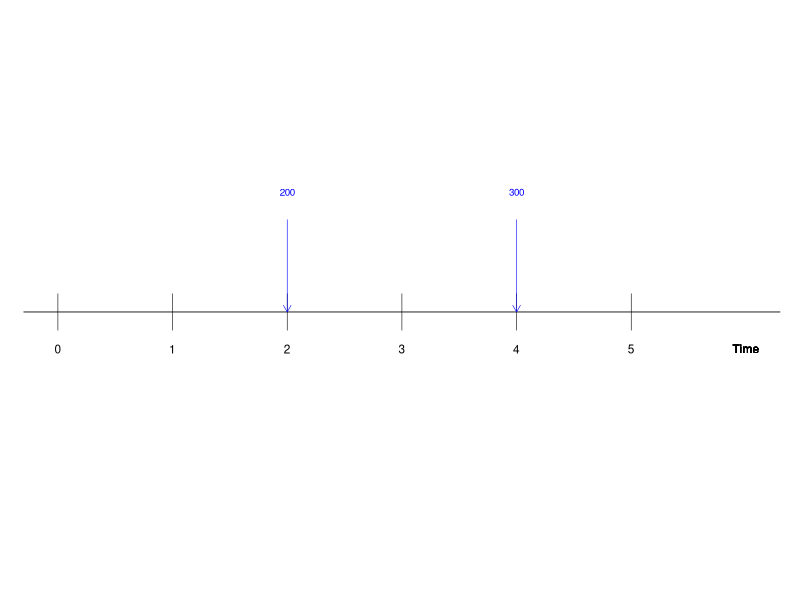
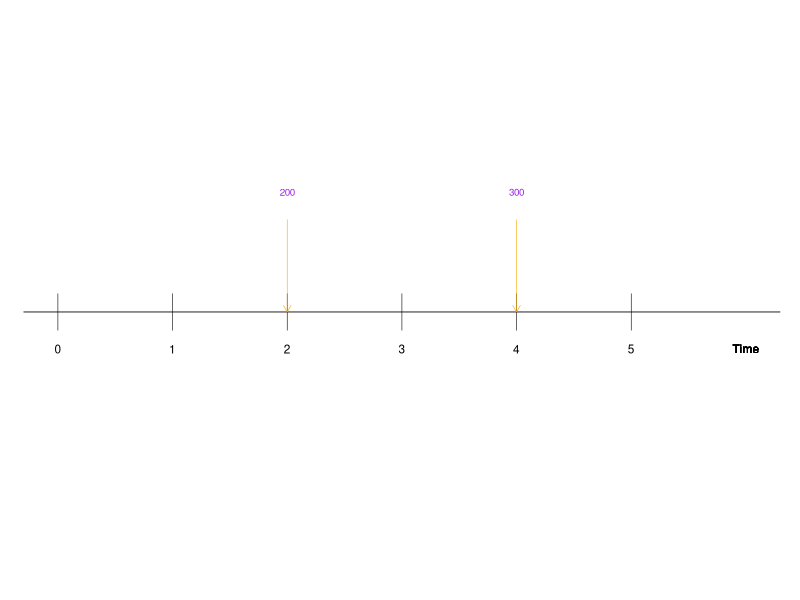
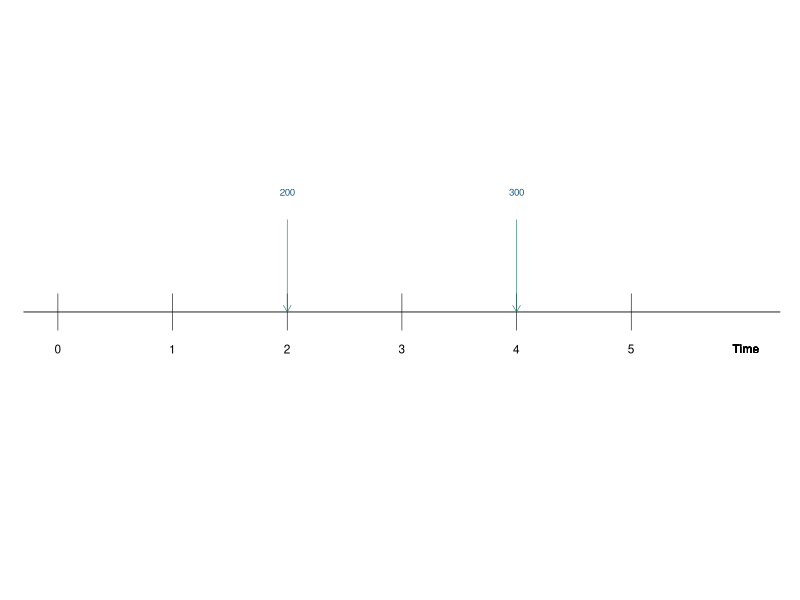
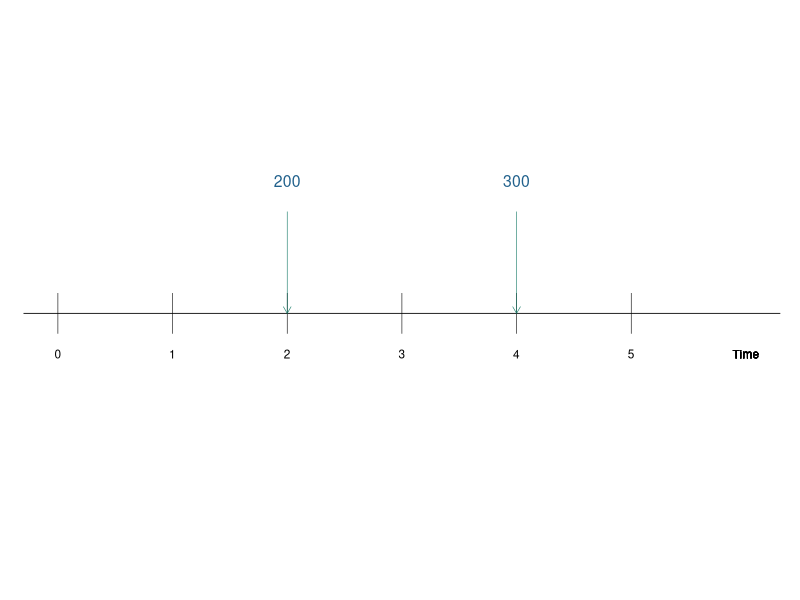
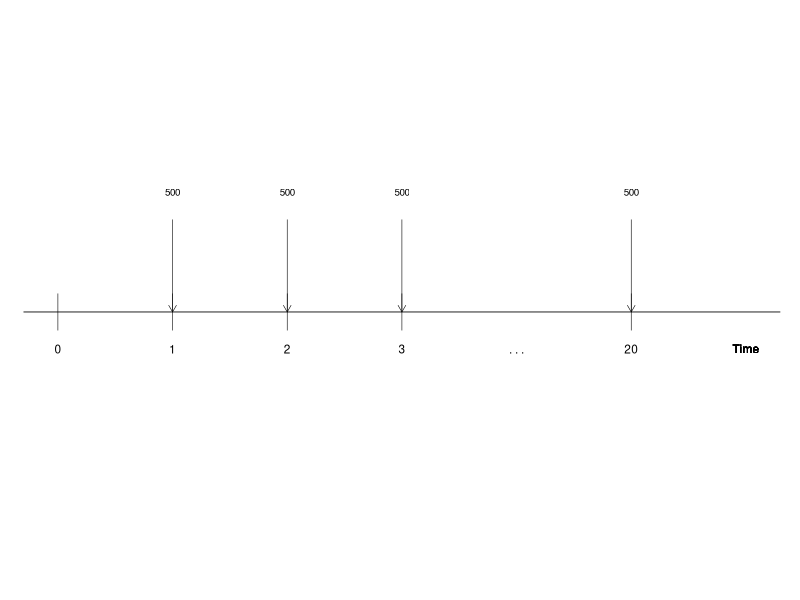
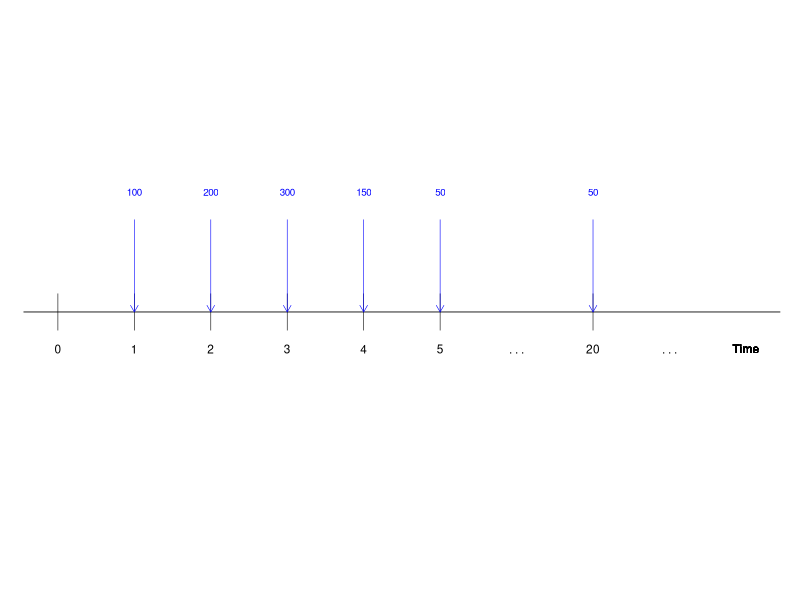
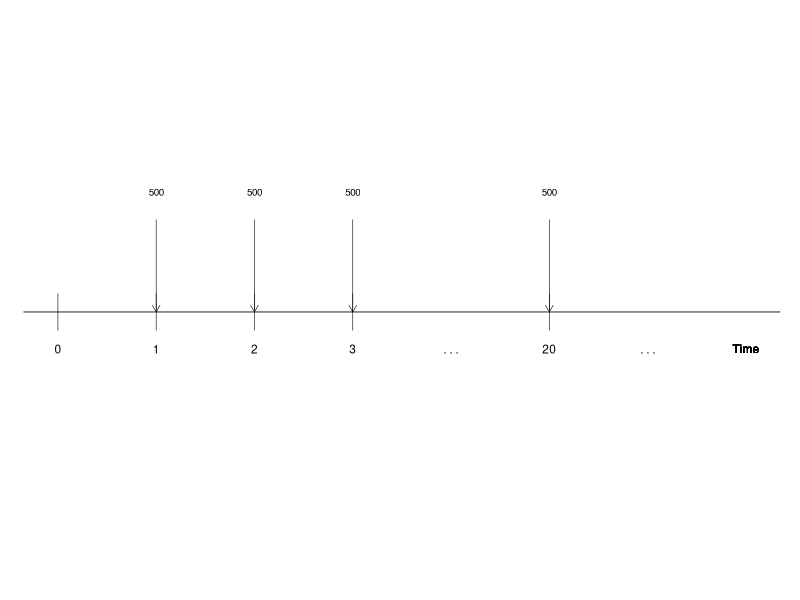
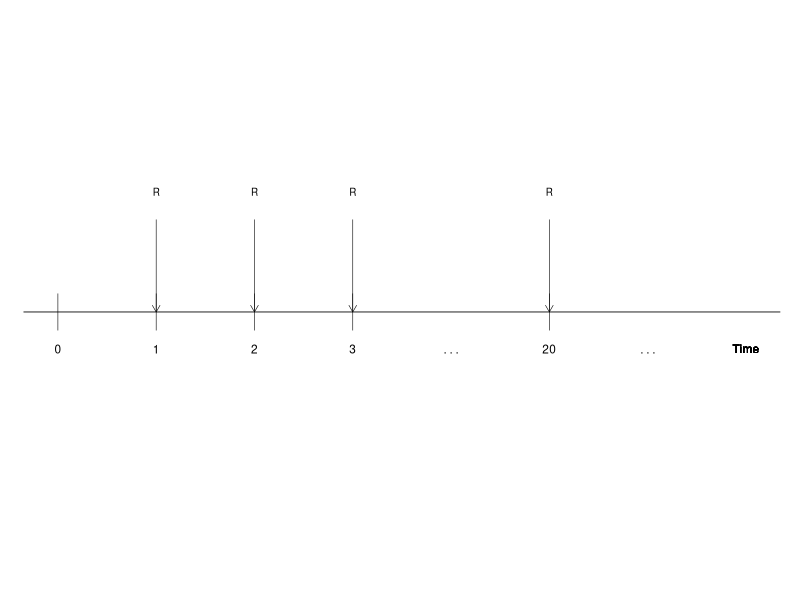

Recreate these plots in R, in order.
### Loading the package `ggplot2` ###

library(ggplot2)

### The function Timeline ###

Timeline<-function(TimePoints,PaymentTime,PaymentAmount,Colour,ArrowColour,FontSize)
{

#Data frame with details on payment time and payment amount
PaymentIndex<-c();
for(i in 1:length(PaymentTime))
{PaymentIndex<-c(PaymentIndex,which(PaymentTime[i]==TimePoints))}
PaymentData<-data.frame(PaymentIndex=PaymentIndex,PaymentTime=PaymentTime,PaymentAmount=PaymentAmount)

#Determining where to place the small time ticks
TickPoints<-TimePoints[TimePoints!="dots"]
TickIndex<-c();
for(i in 1:length(TickPoints))
{TickIndex<-c(TickIndex,which(TickPoints[i]==TimePoints))}
TickData<-data.frame(TickIndex=TickIndex)

#Making the plot
Timeline<-ggplot(PaymentData,aes(x=PaymentIndex,y=0))
Timeline<-Timeline+theme_classic()

#Drawing the horizontal timeline
Timeline<-Timeline+geom_hline(yintercept=0, color = "black", size=0.3)

#Adding the small time ticks
Timeline<-Timeline+geom_segment(data=TickData, aes(x=TickIndex,y=0.2,xend=TickIndex,yend=-0.2), color='black', size=0.2)

#Adding the payment arrows and amounts
Timeline<-Timeline+geom_segment(data=PaymentData, aes(y=1,yend=0,xend=PaymentIndex),arrow = arrow(length = unit(0.2, "cm")), color=ArrowColour, size=0.2)
Timeline<-Timeline+geom_text(data=PaymentData,aes(y=1.3,label=PaymentAmount),size=FontSize,color=Colour)

#Data on the time points
TimePointsData<-data.frame(Time=seq(1,length(TimePoints)),TimeLabel=replace(TimePoints,TimePoints=="dots",". . ."))

#Adding the time points
Timeline<-Timeline+geom_text(data=TimePointsData, aes(x=Time,y=-0.4,label=TimeLabel),size=3,vjust=0.5, color='black')

#Adding the label "Time"
Timeline<-Timeline+geom_text(data=TimePointsData, aes(x=length(TimePoints)+1,y=-0.4,label="Time"),size=3,vjust=0.5, color='black')

#Hiding the grid
Timeline<-Timeline+theme(axis.line.y=element_blank(),
                         axis.text.y=element_blank(),
                         axis.title.x=element_blank(),
                         axis.title.y=element_blank(),
                         axis.ticks.y=element_blank(),
                         axis.text.x =element_blank(),
                         axis.ticks.x =element_blank(),
                         axis.line.x =element_blank(),
                         legend.position = "none"
)

#Centering the diagram by adding an invisible point
Timeline<-Timeline+geom_point(data=TimePointsData,aes(x=1,y=-1),colour="white")

#Adjusting the margin to obtain an appropriate scale for the timeline
Timeline <-  Timeline+theme(plot.margin=margin(4.5-(FontSize-3)/5,0.5,4.5-(FontSize-3)/5,0.5,unit="cm"))

Timeline
}

### Example 1 ###

TimePoints<-c(0,1,2,3,4,5)
PaymentTime<-c(2,4)
PaymentAmount<-c(200,300)

Timeline(TimePoints,PaymentTime,PaymentAmount,'blue','blue',2.5)
Timeline(TimePoints,PaymentTime,PaymentAmount,'purple','orange',2.5)
Timeline(TimePoints,PaymentTime,PaymentAmount,'#21618c','#117864',2.5)
Timeline(TimePoints,PaymentTime,PaymentAmount,'#21618c','#117864',4)

### Example 2 ###

TimePoints<-c(0,1,2,3,"dots",20)
PaymentTime<-c(1,2,3,20)
PaymentAmount<-c(500,500,500,500)

Timeline(TimePoints,PaymentTime,PaymentAmount,'black','black',2.5)

### Example 3 ###

TimePoints<-c(0,1,2,3,4,5,"dots",20,"dots")
PaymentTime<-c(1,2,3,4,5,20)
PaymentAmount<-c(100,200,300,150,50,50)

Timeline(TimePoints,PaymentTime,PaymentAmount,'blue','blue',2.5)


### Example 4 ###

TimePoints<-c(0,1,2,3,"dots",20,"dots")
PaymentTime<-c(1,2,3,20)
PaymentAmount<-c(500,500,500,500)

Timeline(TimePoints,PaymentTime,PaymentAmount,'black','black',2.5)

### Example 5 ###

TimePoints<-c(0,1,2,3,"dots",20,"dots")
PaymentTime<-c(1,2,3,20)
PaymentAmount<-c("R","R","R","R")

Timeline(TimePoints,PaymentTime,PaymentAmount,'black','black',2.5)

### Example 6 ###

TimePoints<-c(0,1,2,3,"dots",20,"dots")
PaymentTime<-c(1,2,3,20)
PaymentAmount<-c("\u20ac 500","\u20ac 500","\u20ac 500","\u20ac 500")

Timeline(TimePoints,PaymentTime,PaymentAmount,'red','red',2.5)

### Example 7 ###

TimePoints<-c(0,1,"dots","m","m+1","dots","n-k","n-k+1","dots","n","dots")
PaymentTime<-c(1,"m","n-k+1","n")
PaymentAmount<-c("\u20ac 200","\u20ac 200","\u20ac 400","\u20ac 400")

Timeline(TimePoints,PaymentTime,PaymentAmount,'purple','purple',2.5)